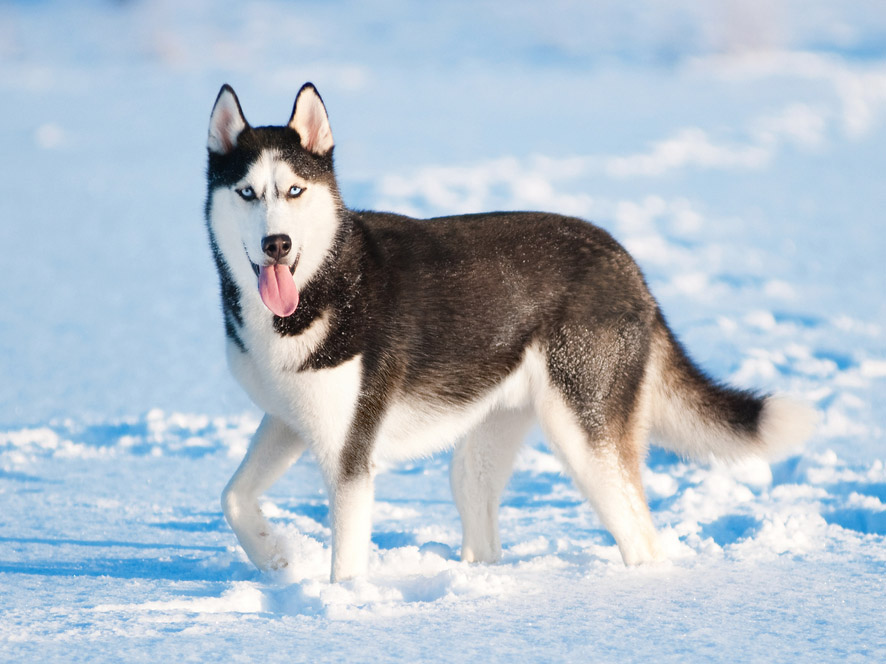
#> input picture 6-Evrisimsel-Sinir-Aglari-ile-Nesne-Tespiti/1-Piramit-Yontemi/husky.jpg, 886 x 664 px
$ jupyter execute 1-piramit-gosterimi.ipynb
#> lines starting #> are read from the running program, lines starting #| are printed output that depends on the picture
# <font color=orange>**Evrisimsel Sinir Aglari ile Nesne Tespiti**</font> <font color=gray>**(CNN)**</font>

## <font color=orange>**Piramit Gosterimi**</font> <font color=gray>**-**</font>

* Goruntunun cok olcekli temsilidir.

* Goruntu piramidinin kullanilmasi, bır goruntunun farkli olceklerindeki goruntulerdeki nesneleri bulmamizi saglar.

* Piramidin altinda, orjinal boyutunda (genislik ve yukseklik acisindan) orjinal goruntu var ve sonraki her katmanda, goruntu yeniden boyutlandirilir (alt orneklenir). Sonra istege bagli olarak duzlestirilir. (Genellikle Gaussian bulaniklastirma yoluyla).

[cell 1]
import cv2
import matplotlib.pyplot as plt

[cell 2]
def image_pyramid(image, scale=1.5, minSize=(224,224)):
    #minSize tuple olarak kullandik cunku goruntu iki boyutlu
    yield image

    while True:
        w = int(image.shape[1]/scale)
        image = cv2.resize(image, dsize=(w,w))

        if (image.shape[0] < minSize[1]) or (image.shape[1] < minSize[0]):
            break  # kucultmeyi sonlandirma kosulu

        yield image

[cell 3]
img = cv2.imread('husky.jpg')
#> img is the input picture: shape (664, 886, 3); mean B, G, R 203.8, 191, 177.8
im = image_pyramid(img)
for i, image in enumerate(im):
    print(i)
#> this loop made 4 passes
#| 0
#| 1
#| 2
#| 3

[cell 4]
img.shape
#> Out = (664, 886, 3)

[cell 5]
664/2

[cell 6]
332/2

[cell 7]
# scale 2 yapar isek min sinirin altina dusuyor. O yuzden 1.5 secilir ve minSize 10,10 yapilir

[cell 8]
im = image_pyramid(img, 1.5, (10,10))
for i, image in enumerate(im):
    print(i)
#> this loop made 11 passes
#| 0
#| 1
#| 2
#| 3
#| 4
#| 5
#| 6
#| 7
#> (further printed lines are left out)

[cell 9]
# Yukaridaki islemde 10 tane resim olusturulmus oldu.
#Orn olarak 8. resmi gorsellestirelim:

im = image_pyramid(img, 1.5, (10,10))
for i, image in enumerate(im):

    if i == 8:
        plt.imshow(image);
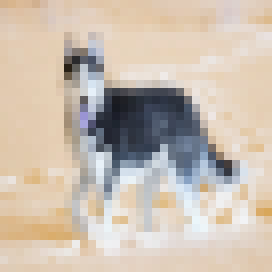
#> shown: shape (34, 34, 3) (shown 8 times larger); mean R, G, B 203.1, 190.3, 177.1

[cell 10]
im = image_pyramid(img, 1.5, (10,10))
for i, image in enumerate(im):

    if i == 5:
        plt.imshow(image);
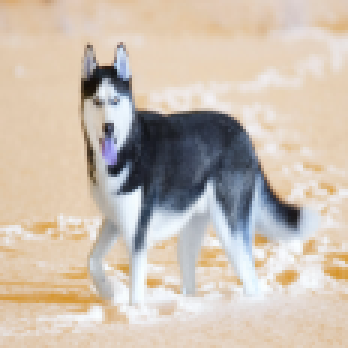
#> shown: shape (116, 116, 3) (shown 3 times larger); mean R, G, B 203.3, 190.6, 177.3
